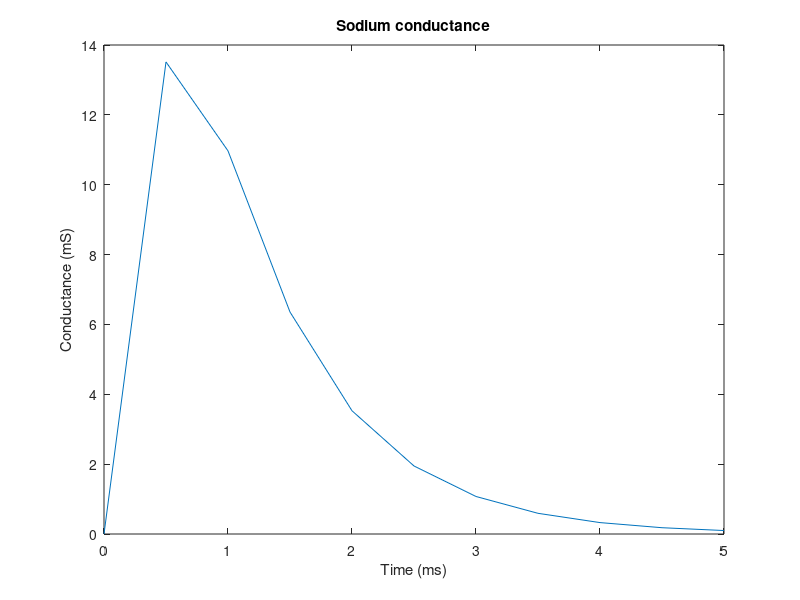

Source code (MATLAB):
% potassium
Gk = 24.3;
t = 0:1:100;
n = 0.891 - 0.376.*exp(-t./1.7);
gk = Gk.*n.^4;
plot(t, gk);
xlabel('Time (ms)');
ylabel('Conductance (mS)');
title('Potassium conductance');

% sodium
Gna = 70.7;
t = 0:0.5:5;
m = 0.963*(1 - exp(-t./0.252));
h = 0.605.*exp(-t./0.84);
gna = Gna.*h.*m.^3;
plot(t, gna);
xlabel('Time (ms)');
ylabel('Conductance (mS)');
title('Sodium conductance');